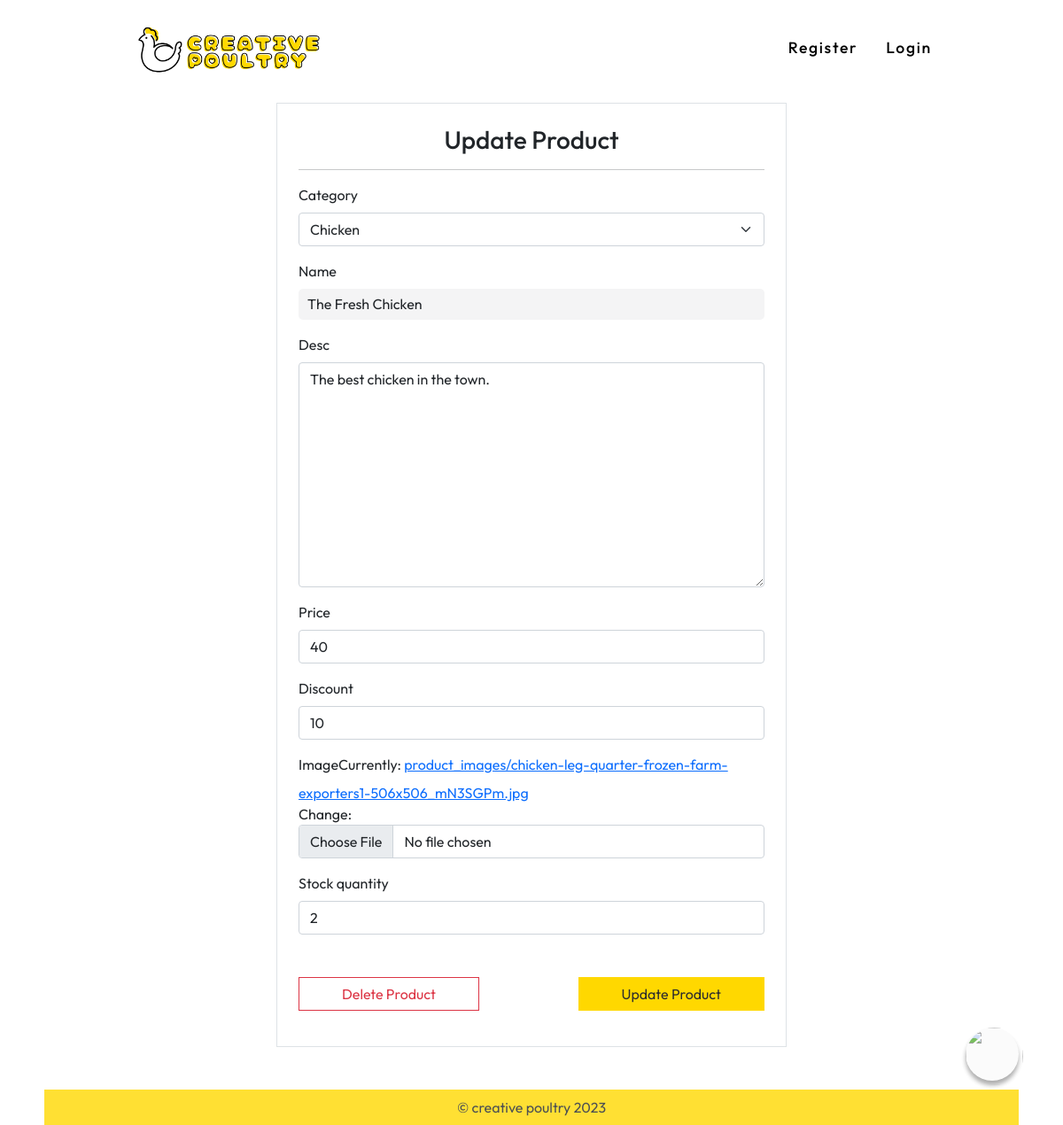
The app's page /products/6/update-product with its own data.
### product/models.py (models this page shows, shortened)
class Category(models.Model):
    category = models.CharField(max_length=55, null=False)
    def __str__(self):
        return self.category

class Product(models.Model):
    category = models.ForeignKey(Category, on_delete=models.CASCADE)
    creator = models.ForeignKey(User, on_delete=models.CASCADE)
    name = models.CharField(max_length=100, null=False)
    desc = models.TextField(null=False)
    price = models.IntegerField(default=0, null=False)
    discount = models.IntegerField(default=0, null=False)
    image = models.ImageField(upload_to='product_images', null=False)
    stock_quantity = models.PositiveIntegerField(default=0, null=False)

### product/views.py (the view, shortened to what this page needs)
# urls.py: path('<pk>/update-product',UpdateProductView.as_view(),name='updateproduct'),
class UpdateProductView(UpdateView):
    model = Product
    fields=['category','name','desc','price','discount','image','stock_quantity']
    template_name='product/updateproduct.html'
    success_url = '/business'

### product/category_nav.py (called while the page is built)
def navbar(request):
    cartcount =0
    if not request.user.is_anonymous and request.user.is_customer :
        cart = Cart.objects.get(user=request.user)
        cartcount = CartItem.objects.filter(cart=cart).count()
    cats = Category.objects.all()
    return {'categories': cats,'cartcount':cartcount}

### templates/product/updateproduct.html (shortened to what this page needs)
{% extends '../base.html' %}
{% load static %}
{% load django_bootstrap5 %}
{%block bodyblock%}
<div class="container-fluid px-0 mt-2 mx-0 homediv " >
 <div class="container col-lg-6 ">
  <div class="p-4 border">
    <h3 class="text-center">Update Product</h3><hr>
    <form method="post" enctype="multipart/form-data" >
        {% bootstrap_form form layout='floating'  %}
          <div class="mt-5 mb-3 d-flex justify-content-between">
            <a onclick="return confirm('Do you want to remove this product for sure?')" href="{%url 'product:deleteproduct' pk=form.instance.id %}" class="px-5  btn btn-outline-danger">Delete Product</a>
            <button type="submit" class="px-5  btn btn-yellow">Update Product</button>
          </div>
    </form>
  </div>
 </div>
</div>
{%endblock%}

### staticfiles/css/style.css (style rules this page uses)
* { box-sizing: border-box; font-family: "Outfit", sans-serif; scroll-behavior: smooth; }
html, body { height: 90%; }
.homediv { min-height: calc(100% ) !important; }
.btn { border-radius: 0px !important; }
.btn-yellow { background-color: #ffd800; color: #2e2e2e; }

### staticfiles/css/bot.css (style rules this page uses)
* { margin: 0; padding: 0; box-sizing: border-box; }
button { border: none; outline: none; cursor: pointer; }
input[type="text"] { width: 100%; border: none; background-color: rgba(220, 221, 223, 0.322); font-size: 1rem; border-radius: 5px; height: 2.2rem; padding: 2px 10px; }

### records on screen
Category: category "Chicken"
Product: name "The Fresh Chicken", desc "The best chicken in the town.", price "40", discount "10", stock_quantity "2"
